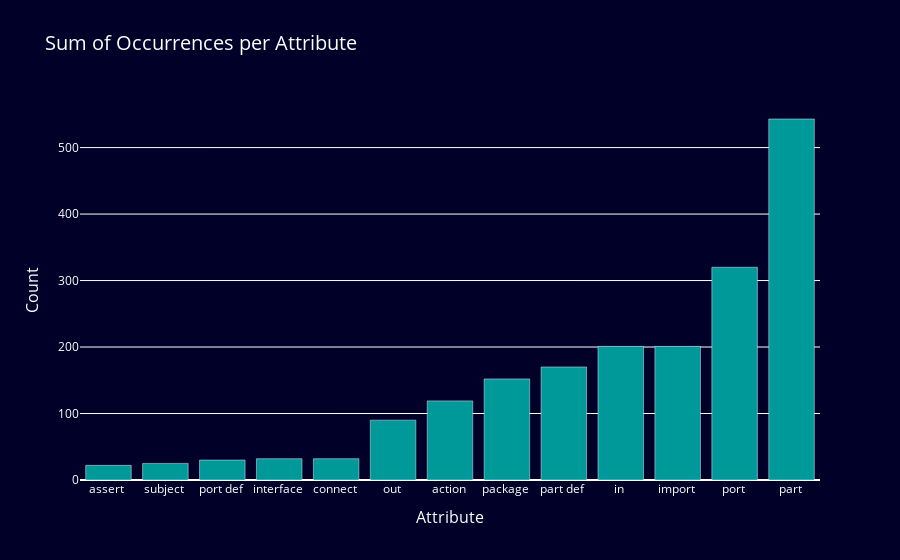

Notebook code cell kept with this figure:
### Code cell
attribute_counts = copy_of_df.sum()
attribute_counts = attribute_counts.sort_values()
# Create a bar plot
fig = px.bar(
    attribute_counts, 
    x=attribute_counts.index, 
    y=attribute_counts.values, 
    title='Sum of Occurrences per Attribute', 
    labels={'x': 'Attribute', 'y': 'Count'},
    color_discrete_sequence=['#009999']
)

counts_df = attribute_counts.reset_index()
counts_df.columns = ['Attribute', 'Count']

fig = px.bar(
    counts_df,
    x='Attribute',
    y='Count',
    title='Sum of Occurrences per Attribute',
    labels={'Attribute': 'Attribute', 'Count': 'Count'},
    color_discrete_sequence=['#009999']  # Set bar color to match previous plot
)

# Step 5: Update layout for better aesthetics and contrast
fig.update_layout(
    bargap=0.2,                     # Add spacing between bars
    plot_bgcolor='#000028',         # Background of the plot area
    paper_bgcolor='#000028',        # Background of the entire figure
    font=dict(color='#FFFFFF'),     # Set text color to black for contrast
    title_font=dict(size=20, color='#FFFFFF'),  # Title font settings
    xaxis=dict(
        title_text='Attribute',
        title_font=dict(size=16, color='#FFFFFF'),
        tickfont=dict(size=12, color='#FFFFFF')
    ),
    yaxis=dict(
        title_text='Count',
        title_font=dict(size=16, color='#FFFFFF'),
        tickfont=dict(size=12, color='#FFFFFF')
    )
)
fig.show()

### Figure 1 — Plotly figure (JSON) as saved in the notebook; plotly's stock layout.template omitted (floating-point values rounded to 4 significant figures)
{"data": [{"alignmentgroup": "True", "hovertemplate": "Attribute=%{x}<br>Count=%{y}<extra></extra>", "legendgroup": "", "marker": {"color": "#009999", "pattern": {"shape": ""}}, "name": "", "offsetgroup": "", "orientation": "v", "showlegend": false, "textposition": "auto", "type": "bar", "x": ["assert ", "subject ", "port def ", "interface ", "connect ", "out ", "action ", "package ", "part def ", "in ", "import ", "port ", "part "], "xaxis": "x", "y": [22, 25, 30, 32, 32, 90, 119, 152, 170, 201, 201, 320, 543], "yaxis": "y"}], "layout": {"bargap": 0.2, "barmode": "relative", "font": {"color": "#FFFFFF"}, "legend": {"tracegroupgap": 0}, "paper_bgcolor": "#000028", "plot_bgcolor": "#000028", "title": {"font": {"color": "#FFFFFF", "size": 20}, "text": "Sum of Occurrences per Attribute"}, "xaxis": {"anchor": "y", "domain": [0, 1], "tickfont": {"color": "#FFFFFF", "size": 12}, "title": {"font": {"color": "#FFFFFF", "size": 16}, "text": "Attribute"}}, "yaxis": {"anchor": "x", "domain": [0, 1], "tickfont": {"color": "#FFFFFF", "size": 12}, "title": {"font": {"color": "#FFFFFF", "size": 16}, "text": "Count"}}}}
